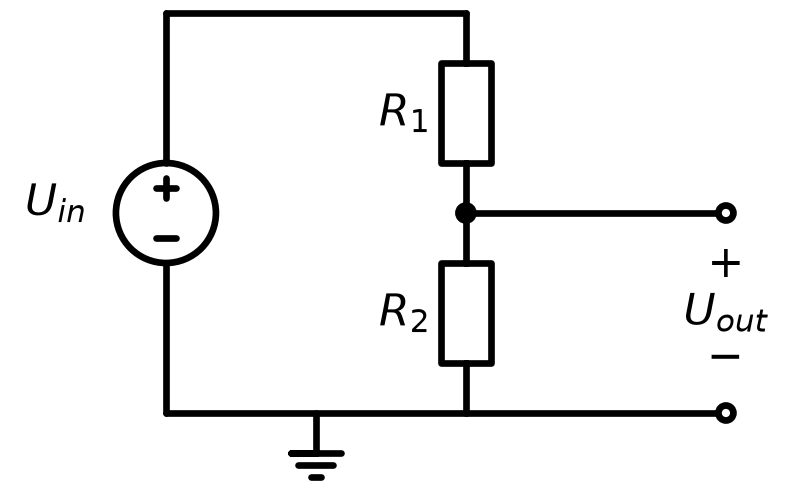

Recreate this plot in Python.
"""Draw 2.3_circuit_en.png: the voltage divider of 2.3_circuit.png, with English labels.

Usage: python3 2.3_circuit_en.py (requires matplotlib and schemdraw). The image is written next
to this script. The drawing matches 2.3_circuit.png, which has no script of its own, to within a
few pixels; draw() takes the labels, so the Swedish ones (U_ut) give that figure back. The same
figure is 1.3_circuit.png in L02, drawn by a copy of this script.
"""
from pathlib import Path

import matplotlib

matplotlib.use("Agg")
import schemdraw
import schemdraw.elements as elm

OUT = Path(__file__).with_suffix(".png")
LABELS = {"in": r"$U_{in}$", "out": r"$U_{out}$"}


def draw(labels, out):
    """Draw the voltage divider with its output terminals, and save it as out."""
    with schemdraw.Drawing(show=False) as d:
        d.config(unit=2, fontsize=16, lw=2.4)
        # The label 0.1 up and 0.28 out from the source, as in the original.
        elm.SourceV().up().length(4).label(labels["in"], ofst=(0.1, 0.28))
        elm.Line().right().length(3)
        elm.ResistorIEC().down().label(r"$R_1$", loc="top")
        mid = elm.Dot()
        elm.ResistorIEC().down().label(r"$R_2$", loc="top")
        elm.Line().left().length(3)
        # The output, taken across R2.
        elm.Line().at(mid.center).right().length(2.6)
        elm.Dot(open=True)
        elm.Gap().down().length(2).label(["+", labels["out"], "$-$"])
        elm.Dot(open=True)
        elm.Line().left().length(2.6)
        elm.Ground().at((1.5, 0))
    d.save(str(out), dpi=200)


if __name__ == "__main__":
    draw(LABELS, OUT)
